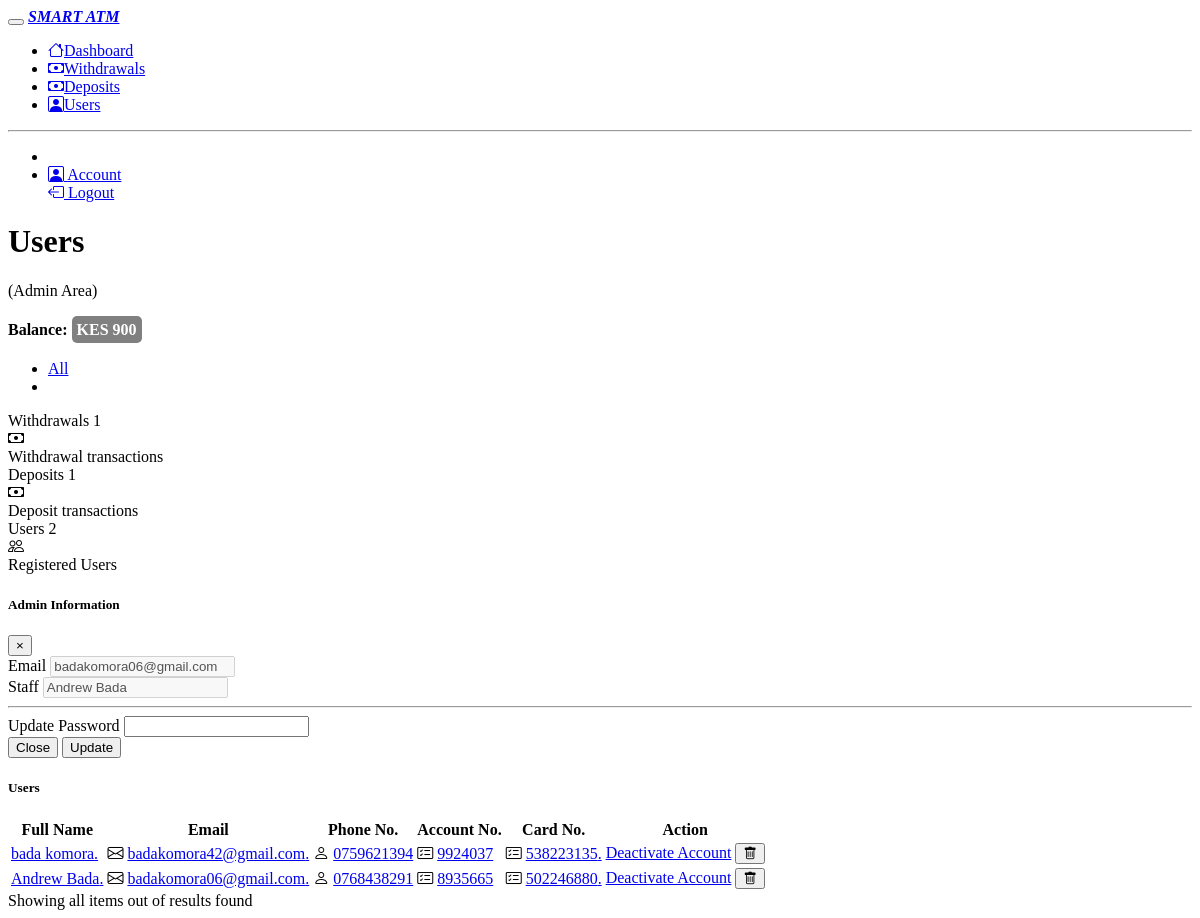
The app's page /admin/?p=Users (signed in) with its own data.
### tables this page shows
CREATE TABLE `bal` (
  `id` int(11) NOT NULL,
  `user_id` int(11) NOT NULL,
  `amount` int(11) NOT NULL
);

CREATE TABLE `users` (
  `id` int(11) NOT NULL,
  `fullname` varchar(255) NOT NULL,
  `email` varchar(255) NOT NULL,
  `phone` varchar(50) NOT NULL,
  `accountno` int(9) NOT NULL,
  `cardno` int(16) NOT NULL,
  `status` int(11) NOT NULL DEFAULT 1,
  `password` varchar(255) NOT NULL
);

### admin/index.php (the view, shortened to what the rows shown need)
<!DOCTYPE html>
<html lang="en">
<head>
    <link rel="stylesheet" href="../account/index.css">
</head>
<body>
    <div class="d-flex flex-column flex-lg-row h-lg-full bg-surface-secondary">
        <div class="h-screen flex-grow-1 overflow-y-lg-auto">
            <header class="bg-surface-primary border-bottom pt-6">
                <div class="container-fluid">
                    <div class="mb-npx">
                        <div class="row align-items-center">
                            <div class="col-sm-6 col-12 mb-4 mb-sm-0 d-flex">
                                <?php if (isset($_GET['p'])) {
                                    if ($_GET['p'] == 'withdrawals') { ?>
                                        <h1 class="h2 mb-0 ls-tight m-2">withdrawals</h1>
                                    <?php } elseif ($_GET['p'] == 'Deposits') { ?>
                                        <h1 class="h2 mb-0 ls-tight m-2">Deposits</h1>
                                    <?php  } elseif ($_GET['p'] == 'Dashboard') { ?>
                                        <h1 class="h2 mb-0 ls-tight m-2">Dashboard</h1>
                                    <?php  } elseif ($_GET['p'] == 'Users') { ?>
                                        <h1 class="h2 mb-0 ls-tight m-2">Users</h1>
                                    <?php }
                                } else { ?>
                                    <h1 class="h2 mb-0 ls-tigh m-2t">Dashboard</h1>
                                <?php } ?>
                            </div>
                            <div class="col-sm-6 col-12 text-sm-end">
                                <div class="mx-n1">
                                <h4>Balance: <span style="background-color:grey;color:white;border-radius:5px;padding:5px;"> KES <?php
                                                                                                                                    include '../config.php';
                                                                                                                                    $query = mysqli_query($con, "SELECT * FROM bal");
                                                                                                                                    $row = mysqli_fetch_assoc($query);
                                                                                                                                    $balance = $row['amount'];
                                                                                                                                    echo $balance;
                                                                                                                                    ?></span></h4>
                                </div>
                            </div>
                        </div>
                    </div>
                </div>
            </header>
            <main class="py-6 bg-surface-secondary">
                <div class="container-fluid">
                    <div class="card shadow border-0 mb-7">
                        <div class="table-responsive">
                            <table class="table table-hover table-nowrap">
                                <thead class="thead-light">
                                    <?php if(isset($_GET['p']) and $_GET['p'] == 'Users') {?>
                                    <tr>
                                        <th scope="col">Full Name</th>
                                        <th scope="col">Email</th>
                                        <th scope="col">Phone No.</th>
                                        <th scope="col">Account No.</th>
                                        <th scope="col">Card No.</th>
                                        <th scope="col">Action</th>
                                    </tr>
                                    <?php }?>
                                </thead>
                                <tbody>
                                    <?php if (isset($_GET['p']) and $_GET['p'] == 'Dashboard') {
                                        include '../config.php';
                                        $bookings = mysqli_query($con, "SELECT users.id, users.fullname, users.email, users.accountno, users.cardno, users.phone, withdrawals.user_id, withdrawals.amount, withdrawals.withdrawal_time as time, withdrawals.transaction
                                            FROM users
                                            INNER JOIN withdrawals ON withdrawals.user_id = users.id
                                            UNION ALL
                                            SELECT users.id, users.fullname, users.email, users.accountno, users.cardno, users.phone, deposits.user_id, deposits.amount, deposits.deposit_time as time, deposits.transaction
                                            FROM deposits
                                            INNER JOIN users ON deposits.user_id = users.id
                                            ");
                                        while ($bookingsrows = mysqli_fetch_array($bookings)) {
                                    ?>
                                            <tr>
                                                <td>
                                                    <i class="bi bi-person"></i>
                                                    <a class="text-heading font-semibold" type="button" data-toggle="modal" data-target="#user">
                                                        <?php echo $bookingsrows['phone']; ?>
                                                    </a>
                                                </td>
                                                <td>
                                                    KES
                                                    <a class="text-heading font-semibold" href="#">
                                                        <?php echo $bookingsrows['amount']; ?>
                                                    </a>
                                                </td>
                                                <td>
                                                    <i class="bi bi-calendar"></i>
                                                    <a class="text-heading font-semibold" href="#">
                                                        <?php echo $bookingsrows['time']; ?>.
                                                    </a>
                                                </td>
                                                <td>
                                                    <i class="bi bi-envelope"></i>
                                                    <a class="text-heading font-semibold" href="#">
                                                        <?php echo $bookingsrows['transaction']; ?>.
                                                    </a>
                                                </td>
                                            </tr>
<div class="modal fade" id="user" tabindex="-1" role="dialog" aria-labelledby="exampleModalLabel" aria-hidden="true">
                    <div class="modal-dialog" role="document">
                        <div class="modal-content">
                        <div class="modal-header">
                            <h5 class="modal-title" id="exampleModalLabel">User information</h5>
                            <button type="button" class="close" data-dismiss="modal" aria-label="Close">
                            <span aria-hidden="true">&times;</span>
                            </button>
                        </div>
                        <form action="" method="post">
                        <div class="modal-body">
                        <div class="form-group">
                                <label for="" class="">Full Name</label>
                                <input type="text" disabled value=" <?php echo $bookingsrows['fullname']; ?>" class="form-control" maxlength="100"/>
                            </div>
                            <div class="form-group">
                                <label for="" class="">Email</label>
                                <input type="text" disabled value=" <?php echo $bookingsrows['email']; ?>" class="form-control" maxlength="100"/>
                            </div>
                            <div class="form-group">
                                <label for="" class="">Account No.</label>
                                <input type="text" disabled value=" <?php echo $bookingsrows['accountno']; ?>" class="form-control" maxlength="100"/>
                            </div>
                            <div class="form-group">
                                <label for="" class="">Card No.</label>
                                <input type="text" disabled value="<?php echo $bookingsrows['cardno']; ?>" class="form-control" maxlength="100"/>
                            </div>
                            <br>
                            <hr>
                        </div>
                            <div class="modal-footer">
                           </div>
                        </form>
                        </div>
                    </div>
                    </div>
                                        <?php }
                                    } elseif (isset($_GET['p']) and $_GET['p'] == 'Users') {
                                        include '../config.php';
                                        $bookings = mysqli_query($con, "SELECT * FROM  users ORDER BY id DESC");
                                        while ($bookingsrows = mysqli_fetch_array($bookings)) {
                                        ?>
                                        <tr>
                                        <td>
                                            <a class="text-heading font-semibold" href="#">
                                                <?php echo $bookingsrows['fullname']; ?>.
                                            </a>
                                        </td>
                                        <td>
                                            <i class="bi bi-envelope"></i>
                                            <a class="text-heading font-semibold" href="#">
                                                <?php echo $bookingsrows['email']; ?>.
                                            </a>
                                        </td>
                                        <td>
                                            <i class="bi bi-person"></i>
                                            <a class="text-heading font-semibold" href="#">
                                                <?php echo $bookingsrows['phone']; ?>
                                            </a>
                                        </td>
                                        <td>
                                            <i class="bi bi-card-checklist"></i>
                                            <a class="text-heading font-semibold" href="#">
                                                <?php echo $bookingsrows['accountno']; ?>
                                            </a>
                                        </td>
                                        <td>
                                            <i class="bi bi-card-checklist"></i>
                                            <a class="text-heading font-semibold" href="#">
                                                <?php echo $bookingsrows['cardno']; ?>.
                                            </a>
                                        </td>
                                                <td class="text-end">
                                                    <?php if($bookingsrows['status'] == 1){?>
                                                      <a href="action.php?deactivate=<?php echo $bookingsrows['id']; ?>&status=0" class="btn btn-sm btn-success">Activate Account</a>
                                                    <?php }else{?>
                                                        <a href="action.php?deactivate=<?php echo $bookingsrows['id']; ?>&status=1" class="btn btn-sm btn-warning">Deactivate Account</a>
                                                    <?php }?>
                                                      <button type="button" onclick="delete<?php echo $bookingsrows['id']; ?>();" class="btn btn-sm btn-square btn-danger text-danger-hover">
                                                            <i class="bi bi-trash"></i>
                                                      </button>
                                                    </td>
                                    </tr>
                                        <?php }
                                    } ?>
                                </tbody>
                            </table>
                        </div>
                    </div>
                </div>
            </main>
        </div>
    </div>
</body>
</html>

### records on screen
bal: amount "900"
users: fullname "bada komora", email "badakomora42@gmail.com", phone "0759621394", accountno "9924037", cardno "538223135"
users: fullname "Andrew Bada", email "badakomora06@gmail.com", phone "0768438291", accountno "8935665", cardno "502246880"

### other values on screen
$bookingsrows['count'] "1"
$bookingsrows['count'] "2"
